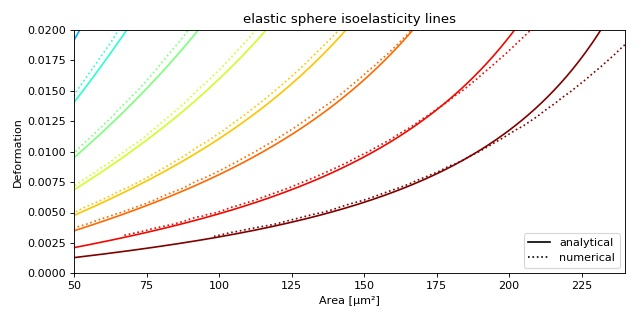

Python code for this plot:
"""Plotting isoelastics

This example illustrates how to plot dclab isoelastics by reproducing
figure 3 (lower left) of :cite:`Mokbel2017`.
"""
import matplotlib.pylab as plt
import matplotlib.lines as mlines
from matplotlib import cm
import numpy as np

import dclab

# parameters for isoelastics
kwargs = {"col1": "area_um",  # x-axis
          "col2": "deform",  # y-axis
          "channel_width": 20,  # [um]
          "flow_rate": 0.04,  # [ul/s]
          "viscosity": 15,  # [Pa s]
          "add_px_err": False  # no pixelation error
          }

analy = dclab.isoelastics.default.get(method="analytical", **kwargs)
numer = dclab.isoelastics.default.get(method="numerical", **kwargs)

plt.figure(figsize=(8, 4))
ax = plt.subplot(111, title="elastic sphere isoelasticity lines")
colors = [cm.get_cmap("jet")(x) for x in np.linspace(0, 1, len(analy))]
for aa, nn, cc in zip(analy, numer, colors):
    ax.plot(aa[:, 0], aa[:, 1], color=cc)
    ax.plot(nn[:, 0], nn[:, 1], color=cc, ls=":")

line = mlines.Line2D([], [], color='k', label='analytical')
dotted = mlines.Line2D([], [], color='k', ls=":", label='numerical')
ax.legend(handles=[line, dotted])

ax.set_xlim(50, 240)
ax.set_ylim(0, 0.02)
ax.set_xlabel(dclab.dfn.feature_name2label["area_um"])
ax.set_ylabel(dclab.dfn.feature_name2label["deform"])

plt.tight_layout()
plt.show()
